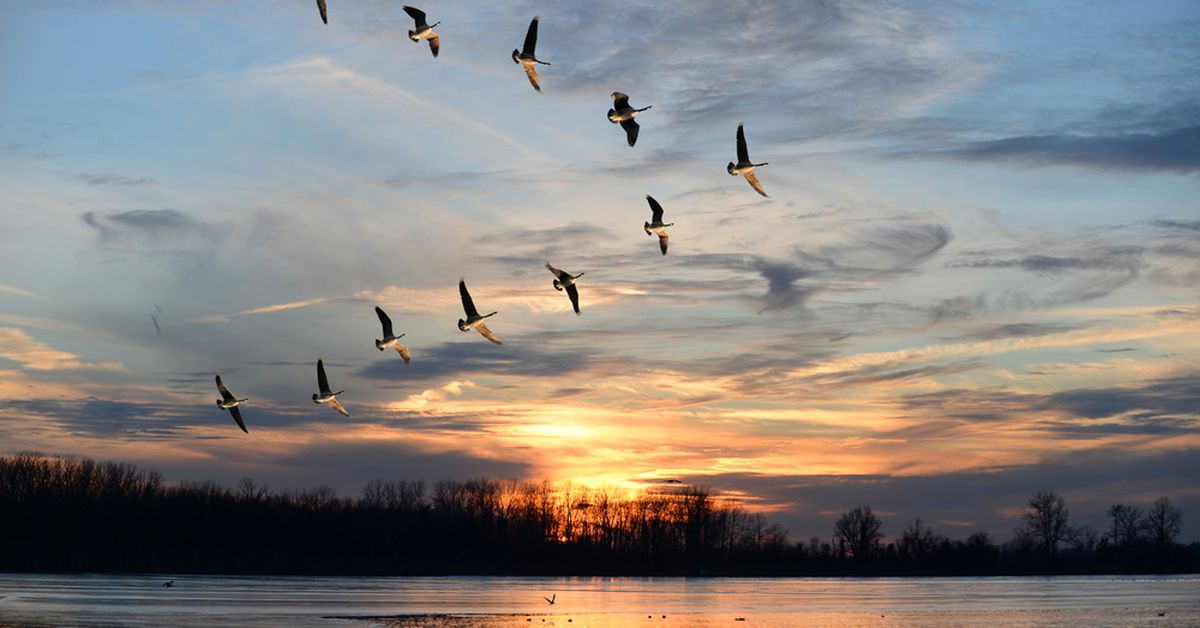
#> input picture img/birds.jpg, 1200 x 628 px, given in place of elon.jpg, which was not available
$ jupyter execute --allow-errors Demo.ipynb   (text cells are left out)
#> lines starting #> are read from the running program, lines starting #| are printed output that depends on the picture; after the words box and inside, x2 and y2 are one past the last pixel; in counts of white or black regions, pixels touching at a corner belong together; pictures that were not available may be replaced by others from this repository, and a replacement may not be noted
[cell 1]
import cv2
import numpy as np
import matplotlib.pyplot as plt

img = cv2.imread('./img/elon.jpg') #Reading the image
#> img is the input picture: shape (628, 1200, 3); mean B, G, R 129.5, 131.4, 134.1

finalImg = cv2.cvtColor(img, cv2.COLOR_BGR2GRAY) #Converting the image into GRAY


# plt.imshow(img)
plt.title("What the fuck") #For giving title

plt.subplot(1,3,1) #plt.subplot(row, column, image_number)
plt.imshow(img)

plt.subplot(1,3,2)
plt.imshow(finalImg, cmap="gray") #For showing the output

plt.subplot(1,3,3)
plt.imshow(img)
#> figure, not shown here; B, G, R data is drawn as R, G, B

[cell 2]
import cv2
import numpy as np
import matplotlib.pyplot as plt

img = cv2.imread('./img/elon.jpg') #Reading the image

imgR = cv2.rotate(img, cv2.ROTATE_90_CLOCKWISE)
imgL = cv2.rotate(img, cv2.ROTATE_90_COUNTERCLOCKWISE)
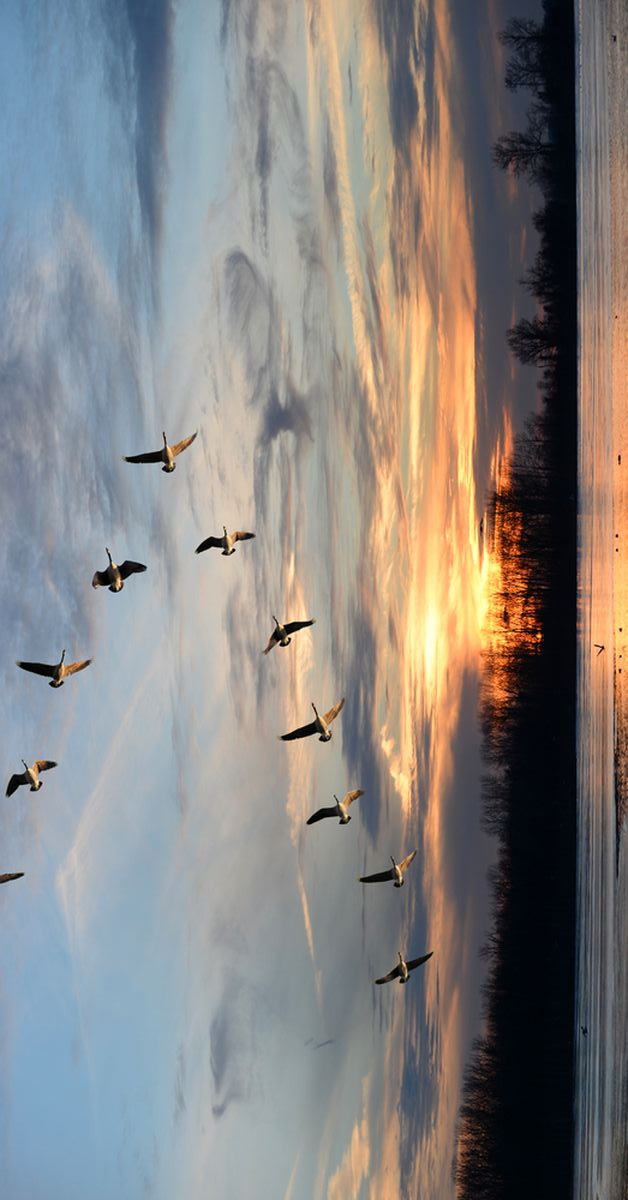
#> imgL: shape (1200, 628, 3); mean B, G, R 129.5, 131.4, 134.1

plt.title("Output")

plt.imshow(imgL)

[cell 3]
import cv2
import numpy as np
import matplotlib.pyplot as plt

img = cv2.imread('./img/elon.jpg')
img_to_gray = cv2.cvtColor(img, cv2.COLOR_BGR2GRAY)

#cv2.calHist([image], [channel], mask, [histogram size], [min value, max value])
img_to_histogram = cv2.calcHist([img_to_gray], [0], None, [256], [0, 256])
#> img_to_histogram = 256 values, max 17380 at index 5, min 0 at index 253, mean 2943.8

plt.plot(img_to_histogram)
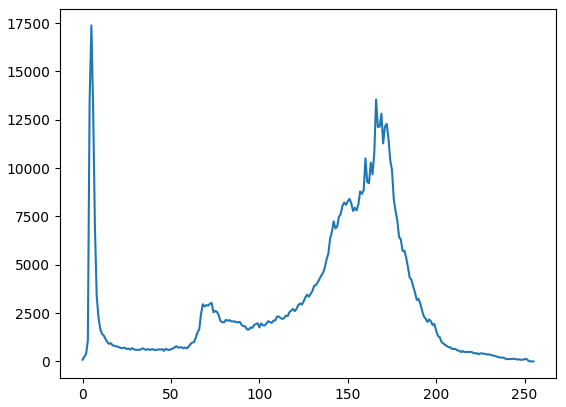
#> figure drawn by matplotlib, 1 panel; curve peaks at x = 5, y = 17380

[cell 4]
import cv2
import numpy as np
import matplotlib.pyplot as plt

img = cv2.imread('./img/elon.jpg')
img_to_gray = cv2.cvtColor(img, cv2.COLOR_BGR2RGB) # converting BGR to RGB

hist_red = cv2.calcHist([img_to_gray], [0], None, [256], [0, 256])
#> hist_red = 256 values, max 13873 at index 255, min 552 at index 38, mean 2943.8
hist_green = cv2.calcHist([img_to_gray], [1], None, [256], [0, 256])
#> hist_green = 256 values, max 17100 at index 6, min 93 at index 251, mean 2943.8
hist_blue = cv2.calcHist([img_to_gray], [2], None, [256], [0, 256])
#> hist_blue = 256 values, max 15445 at index 12, min 0 at index 234, mean 2943.8


plt.plot(hist_red)
plt.plot(hist_green)
plt.plot(hist_blue)
#> figure, not shown here; curve peaks at x = 255, y = 13873; curve peaks at x = 6, y = 17100; curve peaks at x = 12, y = 15445

[cell 5]
import cv2
import numpy as np
import matplotlib.pyplot as plt

img = cv2.imread('./img/rgb.png')
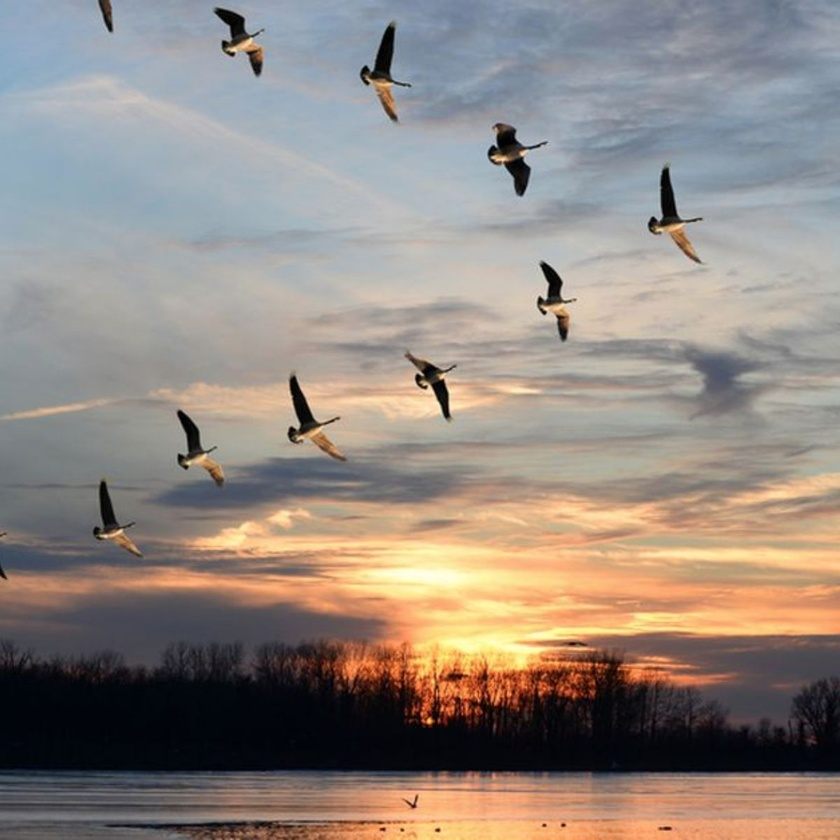
#> input picture img/birds1.jpg, 840 x 840 px, shrunk from 1200 x 1200 before the run, given in place of rgb.png, which was not available
#> img is the input picture: shape (840, 840, 3); mean B, G, R 129, 136.2, 146.4
img_to_rgb = cv2.cvtColor(img, cv2.COLOR_BGR2RGB)

red, green , blue = cv2.split(img)


# red = cv2.cvtColor(red, cv2.COLOR_BGR2RGB)
# green = cv2.cvtColor(green, cv2.COLOR_BGR2RGB)
# blue = cv2.cvtColor(blue, cv2.COLOR_BGR2RGB)

plt.title("RED vs BLUE vs GREEN")

# [8 lines of commented-out code are left out]


output = np.hstack((red, green, blue))

plt.imshow(output)

[cell 6]
import cv2
import numpy as np
import matplotlib.pyplot as plt

img = cv2.imread('./img/elon.jpg')
img_to_gray = cv2.cvtColor(img, cv2.COLOR_BGR2GRAY)

result = cv2.equalizeHist(img_to_gray) # 👈🏼😎


input_histogram = cv2.calcHist([img], [0], None, [256], [0, 256])
#> input_histogram has the same summary as hist_blue
ouput_histogram = cv2.calcHist([result], [0], None, [256], [0, 256])
#> ouput_histogram = 256 values, max 17380 at index 11, min 0 at index 2, mean 2943.8

plt.subplot(1,2,1) #plt.subplot(row, column, image_number)
plt.plot(input_histogram)

plt.subplot(1,2,2)
plt.plot(ouput_histogram)
#> figure, not shown here; panel 1: curve peaks at x = 12, y = 15445; panel 2: curve peaks at x = 11, y = 17380

[cell 7]
import cv2
import numpy as np
import matplotlib.pyplot as plt

img = cv2.imread('./img/elon.jpg')
img_to_gray = cv2.cvtColor(img, cv2.COLOR_BGR2GRAY)

thr = int(input("Enter the threshold"))
#> the answer given: 100

x, result = cv2.threshold(img_to_gray, thr, 255, cv2.THRESH_BINARY)
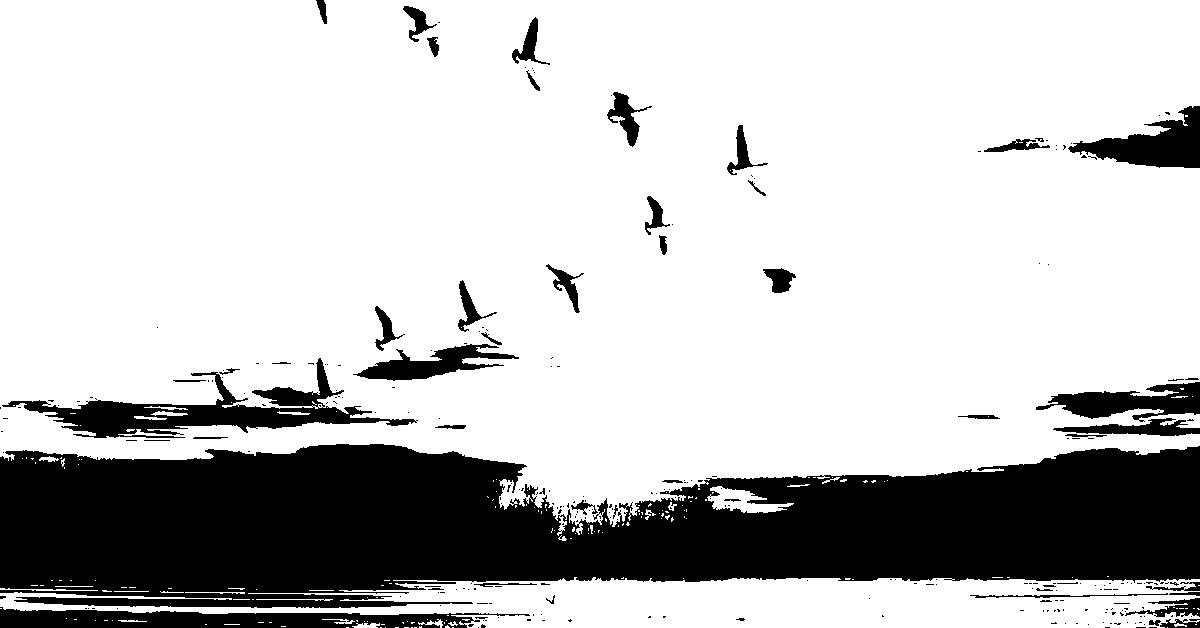
#> result: shape (628, 1200); 76.4% white; 272 black regions (222 under 20 px), largest, box (x1, y1, x2, y2) and area: (0, 444, 1200, 608) 142274, (2, 358, 418, 438) 8855, (0, 607, 530, 628) 6913
#> x = 100


plt.subplot(1,2,1) #plt.subplot(row, column, image_number)
plt.imshow(img_to_gray, cmap="gray")

plt.subplot(1,2,2)
plt.imshow(result, cmap="gray")

# cv2.imshow("OP", img_to_gray)
# cv2.waitKey(0)

[cell 8]
import cv2
import numpy as np
import matplotlib.pyplot as plt

img = cv2.imread('./img/elon.jpg')
img_to_gray = cv2.cvtColor(img, cv2.COLOR_BGR2GRAY)

final = 255 - img_to_gray
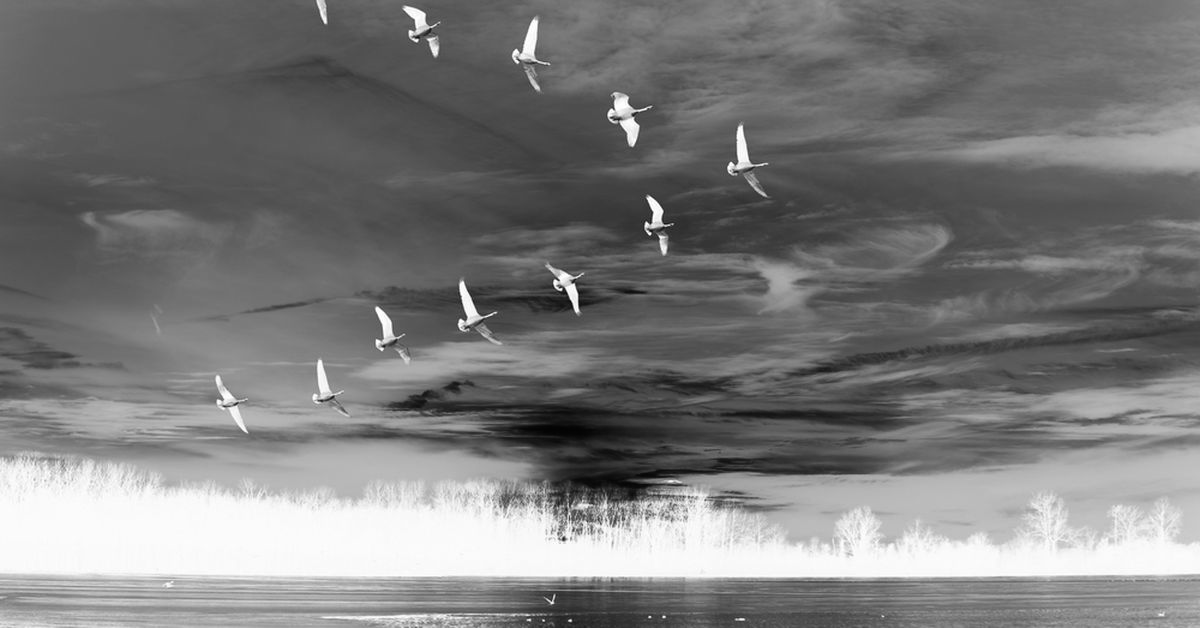
#> final: shape (628, 1200); min 3, max 255, mean 123

plt.imshow(final, cmap="gray")

#> (a cell that did not finish here is left out)

[cell 10]
import cv2
import numpy as np
import matplotlib.pyplot as plt

img = cv2.imread('./img/elon.jpg')
max = np.max(img)
#> max = 255

c = 255 / np.log(1+max)
#> c = 45.99
result = c * np.log(1+img)
#> result: shape (628, 1200, 3) float16; 0.63% of the values are NaN or infinite; the others: min 0, max 255, mean 213.2
result = result.astype(np.uint8)

plt.imshow(result)

#> (a cell that did not finish here is left out)

[cell 12]
import cv2
import numpy as np
import matplotlib.pyplot as plt

img = cv2.imread('./img/elon.jpg')
img = cv2.cvtColor(img, cv2.COLOR_BGR2GRAY)

max = np.max(img)
#> max = 252
c = 255 / np.log(1+max)
#> c = 46.08

gamma = 0.4

result = c * pow(img, gamma)
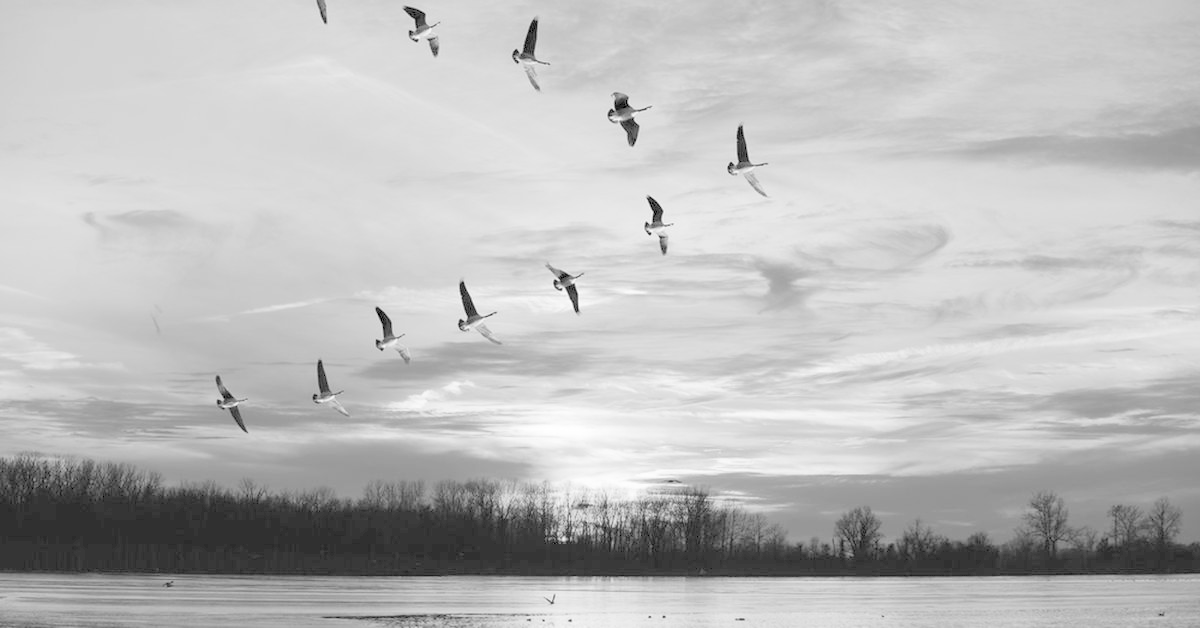
#> result: shape (628, 1200) float64; min 0, max 420.8, mean 311.2; drawn with min black and max white

plt.imshow(result, cmap="gray")
